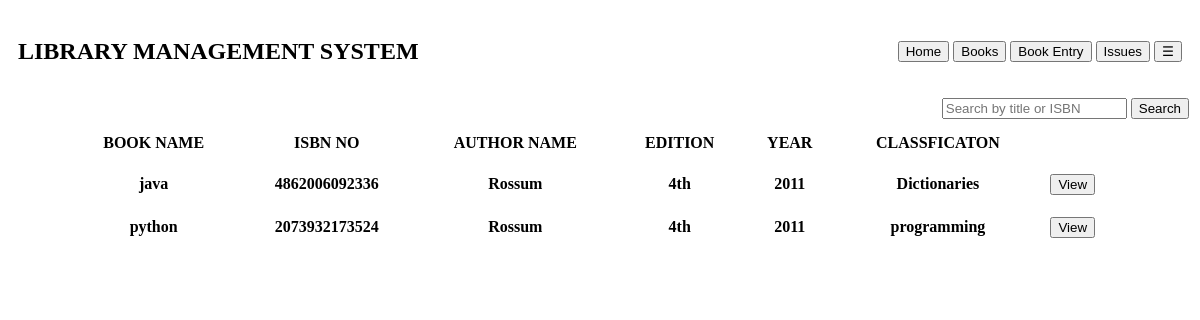
Page /sto_book on the committed database.
### libreapp/models.py (models this page shows, shortened)
class stock(models.Model):
    suppl_id= models.ForeignKey(supplier, on_delete=models.CASCADE)
    purc_id= models.ForeignKey(purchase, on_delete=models.CASCADE)
    acceno=  models.UUIDField(primary_key=True, default=uuid.uuid4, editable=False)
    isbn=models.CharField(unique=True, editable=False, max_length=20)
    booktitle= models.CharField(max_length=100)
    authorname=models.CharField(max_length=50)
    edition=models.CharField(max_length=50)
    yearofpub=models.CharField(max_length=50)
    rate=models.FloatField(max_length=40)
    qun=models.IntegerField(default=0)
    classfic=models.CharField(max_length=50)
    rack=models.CharField(max_length=50)
    ava=models.CharField(max_length=50)

### libreapp/views.py (the view)
# urls.py: path("sto_book", views.sto_book, name='sto_book.html'),
def sto_book(request):
    sea_qt = request.GET.get('search1')
    if sea_qt:
       book_inf= stock.objects.filter(
            Q(booktitle__icontains=sea_qt) | Q(isbn__icontains=sea_qt)
        )
    else:
        book_inf = stock.objects.all().order_by("-purc_id__date")
    return render(request, 'sto_book.html',{'book_inf': book_inf})

### libreapp/templates/sto_book.html (shortened to what this page needs)
{% extends 'base.html'%}
{% block content%}
<form method="GET">
    <table align="right">
        <tr>
            <th><input id="inp" type="text" name="search1" placeholder="Search by title or ISBN"></th>
            <th> <button type="submit" onclick="cl()">Search</button></th>
        </tr>
    </table>
</form>
<table align="center" cellpadding="10px" width="90%">
    <tr>
        <th>BOOK NAME</th>
        <th>ISBN NO</th>
        <th>AUTHOR NAME</th>
        <th>EDITION</th>
        <th>YEAR</th>
        <th>CLASSFICATON</th>
    </tr>
    {% for inf in book_inf%}
    <tr>
        <th>{{inf.booktitle}}</th>
        <th>{{inf.isbn}}</th>
        <th>{{inf.authorname}}</th>
        <th>{{inf.edition}}</th>
        <th>{{inf.yearofpub}}</th>
        <th>{{inf.classfic}}</th>
        <td><a href="http://127.0.0.1:8000/bookdt/{{inf.acceno}}"><button>View</button></a></td>
    </tr>
    {% endfor %}
</table>
{% endblock%}

### rows in the picture
stock: booktitle "java", isbn "4862006092336", authorname "Rossum", edition "4th", yearofpub "2011", classfic "Dictionaries"
stock: booktitle "python", isbn "2073932173524", authorname "Rossum", edition "4th", yearofpub "2011", classfic "programming"
